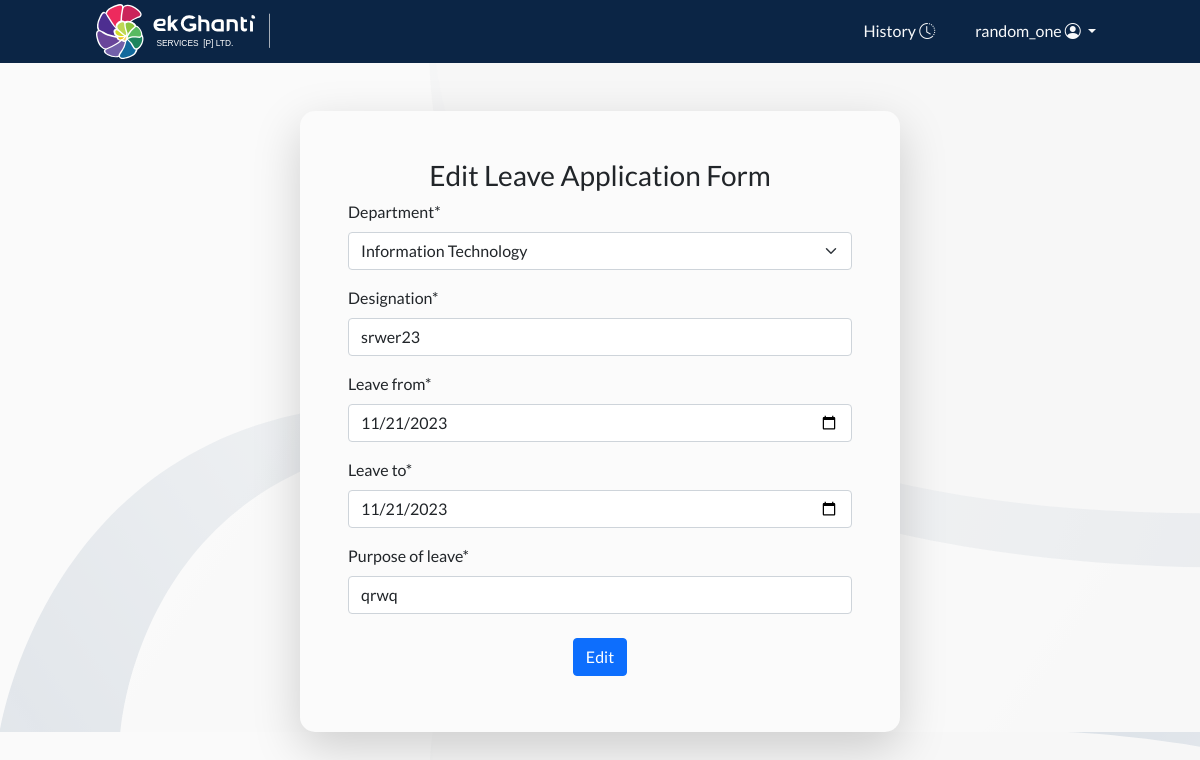
Screenshot of /edit_form/39/ (signed in) with the database file from the repository.
### leaveapp/models.py (models this page shows, shortened)
class LeaveRequest(models.Model):
    DEPARTMENT_CHOICES = [
        ('IT','Information Technology'),
        ('HR','Human Resource'),
        ('BS','Business'),
    ]
    name = models.CharField(max_length=50)
    designation = models.CharField(max_length=30)
    department = models.CharField(max_length=30,choices=DEPARTMENT_CHOICES)
    leave_from = models.DateField()
    leave_to = models.DateField()
    total_leave_days = models.IntegerField(default=0)
    purpose_of_leave = models.CharField(max_length=50)
    leave_applied_date = models.DateField(auto_now_add=True)
    signature_of_applicant = models.CharField(max_length=30)
    approved_by_supervisor = models.BooleanField(default=False)
    approved_by_hr = models.BooleanField(default=False)
    user = models.ForeignKey(User,on_delete=models.SET_NULL,null=True,blank=True)

### leaveapp/views.py (the view)
# urls.py: path('edit_form/<int:id>/',edit_leave_request,name='edit_form'),
@login_required(login_url='login_user')
def edit_leave_request(request,id):
    leave_request = get_object_or_404(LeaveRequest,id=id)
    edit_form = LeaveRequestForm(instance=leave_request)
    if request.method == 'POST':
        edit_form = LeaveRequestForm(request.POST,instance=leave_request)
        if edit_form.is_valid():
            edit_form.save()
            messages.success(request,"The form has been successfully updated.")
            return redirect('history')
        else:
            messages.error(request,"Please! correct the errors:")
    else:
        edit_form = LeaveRequestForm(instance=leave_request)
    context = {
        'edit_form' : edit_form,
        'leave_request':leave_request,
    }
    return render(request,'edit_form.html',context)

### leaveapp/forms.py (shortened to what this page needs)
class LeaveRequestForm(forms.ModelForm):
    class Meta:
        model = LeaveRequest
        fields = [
            'department',
            'designation',
            'leave_from',
            'leave_to',
            'purpose_of_leave',
        ]
    designation = forms.CharField(max_length=30)
    department = forms.ChoiceField(
        choices=LeaveRequest.DEPARTMENT_CHOICES
    )
    leave_from = forms.DateField(widget=forms.DateInput(attrs={'type':'date'}),initial=date.today())
    leave_to = forms.DateField(widget=forms.DateInput(attrs={'type':'date'}),initial=date.today())
    purpose_of_leave = forms.CharField(max_length=50)

### leaveapp/templates/edit_form.html (shortened to what this page needs)
{% extends 'base.html' %}
{% block navbar %}
{% include 'navbar.html' %}
{% endblock navbar %}
{% block content %}
{% load crispy_forms_tags %}
<div class="container form-custom mt-5 shadow-lg p-5 form-container">
    <h3 class="text-center  ">Edit Leave Application Form</h3>
    <form method="post" class="d-flex flex-column align-items-center">
        <div class=" w-100">
             {{ edit_form | crispy }}
        </div>
       <div>
            <button class="btn btn-primary my-2 " name='edit'>Edit</button>
       </div>
    </form>
</div>
{% endblock content %}

### leaveapp/templates/navbar.html (shortened to what this page needs)
{% load static %}
<nav class="navbar navbar-expand-lg navbar-dark p-0 m-0 d-flex justify-content-between align-items-center ">
  <a class="text-white my-1 mx-5" href="{% url 'leave_request' %}">
  <img class='w-50 ms-5' src="{% static 'images/logo_main_light.svg' %}">
  </a>
  <div class="me-5" id="navbarTogglerDemo02">
    <ul class="navbar-nav me-5 mt-2 mt-lg-0 ">
      <li class="nav-item me-4 ">
        <a class="nav-link text-light" href="{% url 'history' %}">History <i class="bi bi-clock-history"></i></a>
      </li>
      {% if request.user.is_authenticated %}
        <div class="dropdown show">
          <a class="nav-link text-light dropdown-toggle" href="#" role="button" id="dropdownMenuLink" data-toggle="dropdown" aria-haspopup="true" aria-expanded="false">
            {{request.user.username}} <i class="bi bi-person-circle"></i>
          </a>
        </div>
      {% endif %}
    </ul>
  </div>
</nav>

### static/css/style.css (style rules this page uses)
:root { --font-primary : 'Lato',sans-serif; --color-white : #FBFBFB; --color-powder_blue : #8DA9C4; --color-yale_blue : #134074; --color-berkeley_blue : #13315C; --color-oxford_blue : #0B2545; }
* { font-family: var(--font-primary); }
.background { background:url('/static/images/background-img.svg'); background-size:cover; background-repeat: repeat-y; }
.form-custom { background-color: var(--color-white); border-radius: 15px; }
.navbar { background-color: var(--color-oxford_blue); }
.form-container { width: 50%; }

### rows the page displays
LeaveRequest: department "Information Technology", designation "srwer23", leave_from "11/21/2023", leave_to "11/21/2023", purpose_of_leave "qrwq"

### other values shown
{{ request.user.username }} "random_one"
